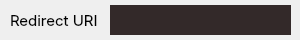
<?xml version="1.0" encoding="UTF-8"?>
<ui version="4.0">
 <class>Form</class>
 <widget class="QWidget" name="Form">
  <property name="geometry">
   <rect>
    <x>0</x>
    <y>0</y>
    <width>300</width>
    <height>40</height>
   </rect>
  </property>
  <property name="windowTitle">
   <string>Form</string>
  </property>
  <widget class="QLineEdit" name="textbox">
   <property name="geometry">
    <rect>
     <x>110</x>
     <y>5</y>
     <width>181</width>
     <height>30</height>
    </rect>
   </property>
   <property name="font">
    <font>
     <family>SF Pro Display</family>
     <pointsize>10</pointsize>
    </font>
   </property>
   <property name="styleSheet">
    <string notr="true">QLineEdit {
	background-color: #332929;
	padding: 0 3px;
}</string>
   </property>
   <property name="frame">
    <bool>false</bool>
   </property>
  </widget>
  <widget class="QLabel" name="label">
   <property name="geometry">
    <rect>
     <x>10</x>
     <y>5</y>
     <width>101</width>
     <height>30</height>
    </rect>
   </property>
   <property name="font">
    <font>
     <family>SF Pro Display</family>
     <pointsize>11</pointsize>
    </font>
   </property>
   <property name="text">
    <string>Redirect URI</string>
   </property>
  </widget>
 </widget>
 <resources/>
 <connections/>
</ui>
